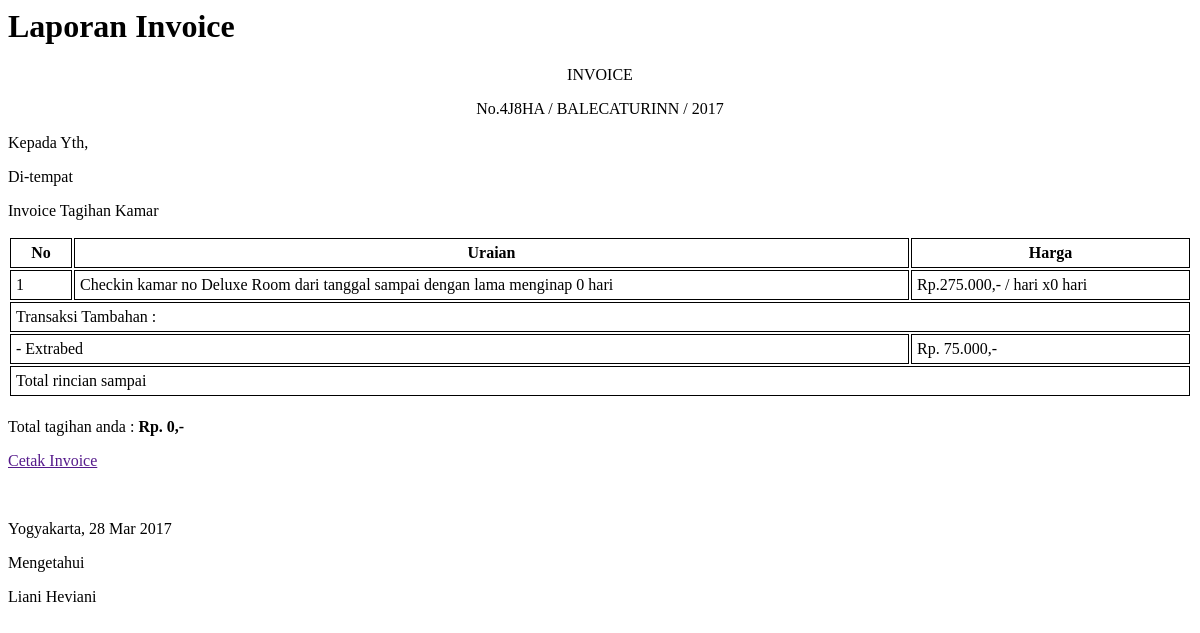
/adminbase/moduladmin/laporan_invoicedetail.php?id=4J8HA, run on the app's committed database.
### tables this page shows
CREATE TABLE IF NOT EXISTS `detail_booking_kamar` (
`id_detail_booking_kamar` int(10) NOT NULL,
  `kd_booking` varchar(30) NOT NULL,
  `id_kategori_kamar` varchar(20) NOT NULL,
  `id_kamar` varchar(20) DEFAULT NULL
);

CREATE TABLE IF NOT EXISTS `kategori_kamar` (
  `id_kategori_kamar` varchar(20) NOT NULL,
  `type_kamar` varchar(20) NOT NULL,
  `jumlah_kamar` int(10) NOT NULL,
  `jumlah_kamar_akhir` int(10) NOT NULL,
  `foto_kamar` text NOT NULL,
  `fasilitas` text NOT NULL,
  `deskripsi` text NOT NULL,
  `tarif` varchar(20) NOT NULL
);

CREATE TABLE IF NOT EXISTS `extrabed` (
`id_extrabed` int(10) NOT NULL,
  `harga_extrabed` varchar(20) NOT NULL
);

### fungsi/function_transaksi.php (called while the page is built, shortened)
<?php date_default_timezone_set('Asia/jakarta');
function tgl_indo($tgl){
    $tanggal = substr($tgl,8,2);
    $bulan   = getBulan(substr($tgl,5,2));
    $tahun   = substr($tgl,0,4);
    return $tanggal.' '.$bulan.' '.$tahun;
}
function getBulan($bln){
    switch ($bln){
        case 3:
            return "Mar";
        break;
    }
}
function formatuang($nilai_matauang){
    $var = number_format($nilai_matauang,0,",",".").',-';
    return $var;
}
?>

### adminbase/moduladmin/laporan_invoicedetail.php (the view, shortened to what this page needs)
<?php
include "../fungsi/function_transaksi.php";
include "../fungsi/function_windowprint.php"; ?>
<?php
$gettransaksi_layanan = mysqli_fetch_array(mysqli_query($konek,"SELECT * FROM transaksi_layanan WHERE kd_booking='$_GET[id]'"));
$get_guest = mysqli_fetch_array(mysqli_query($konek,"SELECT b.kd_booking, m.id_member, m.nama_lengkap, b.checkin, b.checkout, b.total_biayasewa
				   FROM booking b JOIN member m WHERE b.kd_booking='$_GET[id]' AND m.id_member='$_GET[member]'"));
	$var_days = round((strtotime($get_guest['checkout'])-strtotime($get_guest['checkin']))/86400);
?>
<div class="row">
	<div class="col-lg-12">
		<div class="font-sizerheading"><h1 class="page-header">Laporan Invoice</h1>
		<section main-invoice>
			<div class="row">
				<p style="text-align:center;">INVOICE</p>
				<p style="text-align:center;">No.<?php echo $_GET['id'];?> / BALECATURINN / <?php echo date("Y");?></p>
			</div>
			<div class="header-information">
				<p>Kepada Yth,</p>
				<p>Di-tempat</p>
			</div>
			<div class="table-responsive">
				<div class="col pull-right">
					<p>Invoice Tagihan Kamar</p>
				</div>
				<table class="table-invoice">
					<thead>
						<tr class="tr-invoice">
							<th width="50" class="th-invoice">No</th>
							<th class="th-invoice">Uraian</th>
							<th class="th-invoice">Harga</th>
						</tr>
					</thead>
					<?php
						$no=1;
						$get_transaksi = mysqli_query($konek,"SELECT * FROM kategori_kamar km JOIN detail_booking_kamar dbk ON km.id_kategori_kamar=dbk.id_kategori_kamar
							WHERE dbk.kd_booking='$_GET[id]'");
						while ($res = mysqli_fetch_array($get_transaksi)) {
					?>
					<tbody>
						<tr>
							<td class="td-invoice"><?php echo $no;?></td>
							<td class="td-invoice">Checkin kamar no <?php echo $res['id_kamar']; ?>
							<?php echo $res['type_kamar'];?> dari tanggal <?php echo tgl_indo($get_guest['checkin']);?> sampai dengan <?php echo tgl_indo($get_guest['checkout']);?> lama menginap <?php echo $var_days.' hari ';?></td>
							<td class="td-invoice">Rp.<?php echo formatuang($res['tarif']).' / hari x'.$var_days.' hari';?></td>
						</tr>
						<?php if($gettransaksi_layanan['id_extrabed']!=0){?>
						<?php $getdescipt_extrabed = mysqli_fetch_array(mysqli_query($konek,"SELECT tl.kd_booking, e.harga_extrabed
							  FROM extrabed e JOIN transaksi_layanan tl ON e.id_extrabed=tl.id_extrabed WHERE tl.kd_booking='$_GET[id]'"));?>
						<tr>
							<td class="td-invoice" colspan="3">Transaksi Tambahan :</td>
						</tr>
						<tr>
							<td class="td-invoice" colspan="2"> - Extrabed</td>
							<td class="td-invoice">Rp. <?php echo formatuang($getdescipt_extrabed['harga_extrabed']);?></td>
						</tr>
						<?php }else{ ?>
						<?php } ?>
					<?php $no++; } ?>
						<tr>
							<td colspan="3" class="td-invoice">Total rincian sampai <?php echo tgl_indo($get_guest['checkout']);?></td>
						</tr>
					</tbody>
				</table>
			</div>
			<div class="row">
				<div class="col-lg-12">
					<div class="subtotal-invoice col pull-right">
						<p>Total tagihan anda : <strong> Rp. <?php echo formatuang($get_guest['total_biayasewa']);?></strong></p>
					</div>
				</div>
			</div>
			<div>
				<a href="" onclick="windowprint();" class="btn btn-warning">Cetak Invoice</a>
			</div>
			<div class="col pull-right" style="margin-top:50px;">
				<p>Yogyakarta, <?php echo tgl_indo($tgl_now = date('Y-m-d'));?></p>
				<p class="laporan-heading">Mengetahui</p>
				<p>Liani Heviani</p>
			</div>
		</section>
	</div>
</div>

### adminbase/moduladmin/laporan_invoicedetail.php (style rules this page uses)
table.table-invoice { width: 100%; max-width: 100%; margin-bottom: 20px; }
th.th-invoice { border: 1px solid #000; padding: 5px; }
td.td-invoice { border: 1px solid #000; padding: 5px; }

### data on the page
detail_booking_kamar: id_kategori_kamar.type_kamar "Deluxe Room", id_kategori_kamar.tarif "275.000,-", extrabed.harga_extrabed "75.000,-"

### other printed values
$_GET['id'] "4J8HA"
formatuang($get_guest['total_biayasewa']) "0,-"
